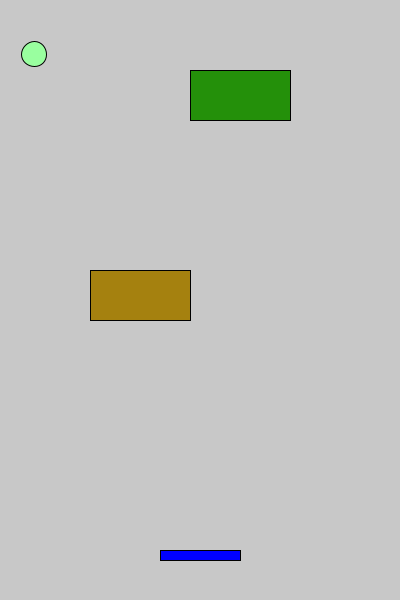
Frame 1 (no input)
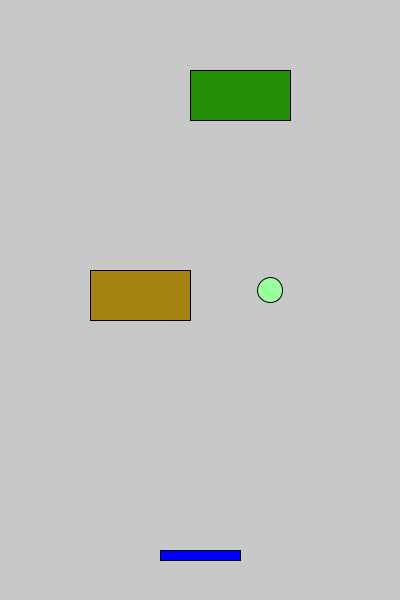
Frame 60 (the mouse pressed at the canvas centre just before this capture)
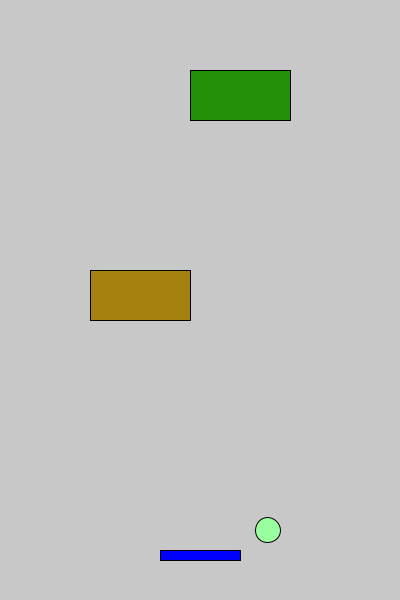
Frame 120 (the mouse held since frame 60 and released just before this capture)

The Processing sketch that drew these frames (run headless with seeded random() and noise(); from frame 60 on, the mouse is pressed at the canvas centre):

// Processing sketch: breakOut
// ── breakOut.pde
// breakout without classes

// brick 1
float rectX = 190;
float rectY = 70;
float rectW = 100;
float rectH = 50;
boolean drawBrick1 = true;
//brick 2
float rectX2 = 90;
float rectY2 = 270;
float rectW2 = 100;
float rectH2 = 50;
boolean drawBrick2 = true;

// paddle
float paddleX = 160;
float paddleY = 550;
float paddleW = 80;
float paddleH = 10;
float paddleMove = 10;

// circle
float elX = 30;
float elY = 50;
float elW = 25;
float elXSpeed = 4;
float elYSpeed = 4;

void setup() {
  size(400, 600);
}
void draw() {
  background(200);
  elX += elXSpeed;
  elY += elYSpeed;

  // ——————— ——————— ——————— bounce off walls:
  if (elX + elW*.5 > width) {
    elXSpeed *= -1;
    elX = width - elW*.5;
  }
  if (elX - elW*.5 < 0) {
    elXSpeed *= -1;
    elX = elW*.5;
  }
  if (elY + elW*.5 > height) {
    elYSpeed *= -1;
    elY = height - elW*.5;
  }
  if (elY - elW*.5 < 0) {
    elYSpeed *= -1;
    elY = elW*.5;
  }

  // —————— —————————— —————— paddle Collision
  if (
    (elX > paddleX)&&
    (elX < paddleX + paddleW) &&
    (elY > paddleY) &&
    (elY < paddleY + paddleW)
    ) {
    elYSpeed *= -1;
    // I'm not accounting for tunneling; it'll look funky sometimes 
  }

  // —————— —————————— —————— brick 1 Collision
  if (
    (drawBrick1) &&
    (elX > rectX)&&
    (elX < rectX + rectW) &&
    (elY > rectY) &&
    (elY < rectY + rectH)
    ) {
    if ((elY + elW*.5 > rectY + rectH) || (elY - elW*.5 < rectY)) {
      elYSpeed *= -1;
    } else {
      elXSpeed *= -1;
      // note: this isn't perfect, but it's good enough
      // I'm not accounting for tunneling 
    }
    drawBrick1 = false;
  }
  // —————— —————————— —————— brick 2 Collision
  if (
    (drawBrick2) &&
    (elX > rectX2)&&
    (elX < rectX2 + rectW2) &&
    (elY > rectY2) &&
    (elY < rectY2 + rectH2)
    ) {
    if ((elY + elW*.5 > rectY2 + rectH2) || (elY - elW*.5 < rectY2)) {
      elYSpeed *= -1;
    } else {
      elXSpeed *= -1;
    }
    drawBrick2 = false;
  }

  // —————— —————————— —————— move paddle
  if (keyPressed) {
    if (keyCode == 37) { //left arrow key
      paddleX -= paddleMove;
    }
    if (keyCode == 39) { //right arrow key
      paddleX += paddleMove;
    }
    // keep the paddle on screen. https://processing.org/reference/constrain_.html
    paddleX = constrain(paddleX, 0, width - paddleW);
  }
  
  // ——————— ———————— ——————— ————— Draw everything!
  fill(#99ff9f);
  ellipse(elX, elY, elW, elW);
  fill(#0000ff);
  rect(paddleX, paddleY, paddleW, paddleH);
  if (drawBrick1) {
    fill(#24900a);
    rect(rectX, rectY, rectW, rectH);
  }
  if (drawBrick2) {
    fill(#a5810f);
    rect(rectX2, rectY2, rectW2, rectH2);
  }
}
